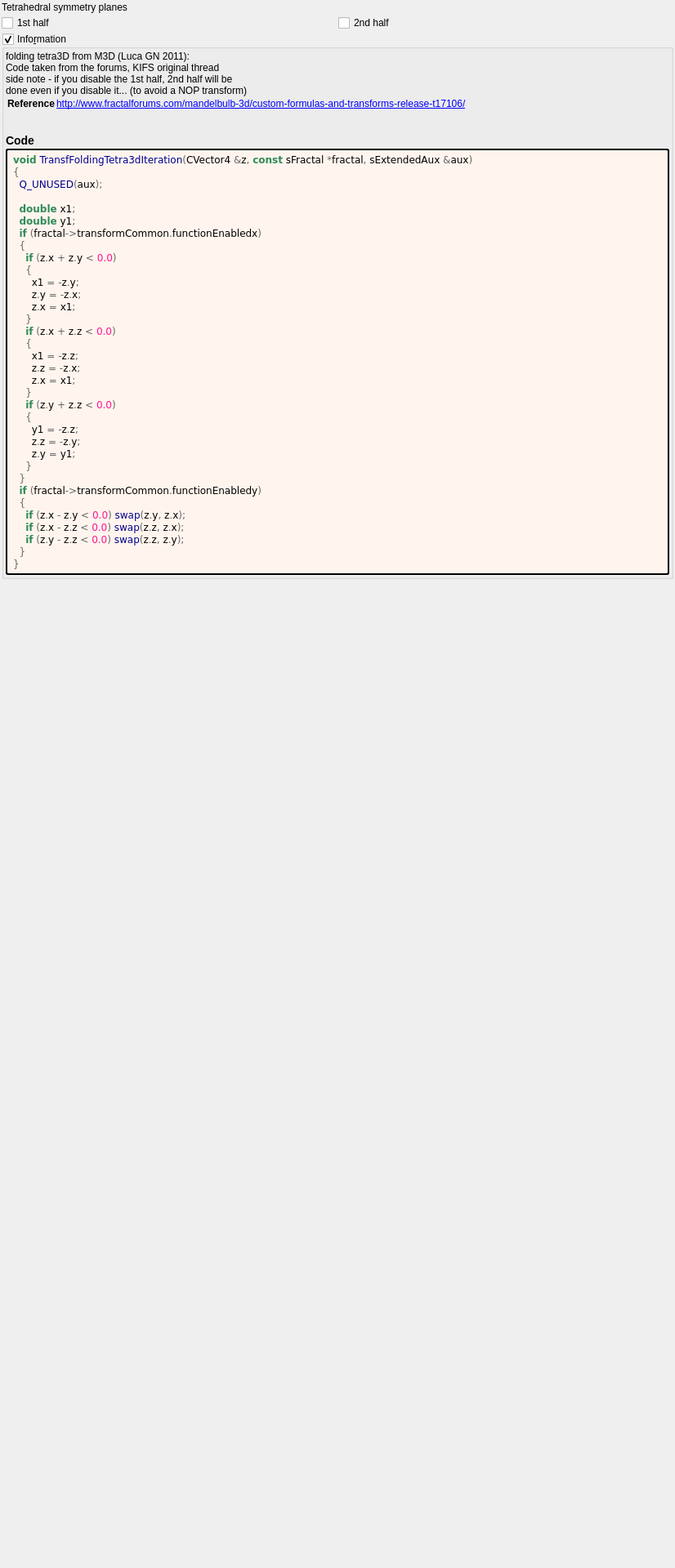
<?xml version="1.0" encoding="UTF-8"?>
<ui version="4.0">
 <class>transf_folding_tetra3d</class>
 <widget class="QWidget" name="Form">
  <property name="geometry">
   <rect>
    <x>0</x>
    <y>0</y>
    <width>826</width>
    <height>1920</height>
   </rect>
  </property>
  <property name="windowTitle">
   <string notr="true">transf_folding_tetra3d</string>
  </property>
  <layout class="QVBoxLayout" name="verticalLayout">
   <property name="spacing">
    <number>2</number>
   </property>
   <property name="leftMargin">
    <number>2</number>
   </property>
   <property name="topMargin">
    <number>2</number>
   </property>
   <property name="rightMargin">
    <number>2</number>
   </property>
   <property name="bottomMargin">
    <number>2</number>
   </property>
   <item>
    <widget class="QLabel" name="label">
     <property name="text">
      <string>Tetrahedral symmetry planes</string>
     </property>
    </widget>
   </item>
   <item>
    <layout class="QHBoxLayout" name="horizontalLayout_2">
     <item>
      <widget class="QCheckBox" name="checkBox_transf_function_enabledx">
       <property name="text">
        <string>1st half</string>
       </property>
      </widget>
     </item>
     <item>
      <widget class="QCheckBox" name="checkBox_transf_function_enabledy">
       <property name="text">
        <string>2nd half</string>
       </property>
      </widget>
     </item>
    </layout>
   </item>
   <item>
    <widget class="MyGroupBox" name="groupCheck_info">
     <property name="title">
      <string>Info&amp;rmation</string>
     </property>
     <property name="flat">
      <bool>false</bool>
     </property>
     <property name="checkable">
      <bool>true</bool>
     </property>
     <layout class="QVBoxLayout" name="verticalLayout_2">
      <property name="spacing">
       <number>2</number>
      </property>
      <property name="leftMargin">
       <number>2</number>
      </property>
      <property name="topMargin">
       <number>2</number>
      </property>
      <property name="rightMargin">
       <number>2</number>
      </property>
      <property name="bottomMargin">
       <number>2</number>
      </property>
      <item>
	   <widget class="QLabel" name="label_information_general">
	    <property name="text">
		 <string notr="true">&lt;p&gt;folding tetra3D from M3D (Luca GN 2011):&lt;br&gt;Code taken from the forums, KIFS original thread&lt;br&gt;side note - if you disable the 1st half, 2nd half will be&lt;br&gt;done even if you disable it... (to avoid a NOP transform)&lt;/p&gt;&lt;table&gt;
&lt;tr&gt;&lt;th&gt;Reference&lt;/th&gt;&lt;td&gt;&lt;a href=&quot;http://www.fractalforums.com/mandelbulb-3d/custom-formulas-and-transforms-release-t17106/&quot;&gt;http://www.fractalforums.com/mandelbulb-3d/custom-formulas-and-transforms-release-t17106/&lt;br&gt;
&lt;/td&gt;&lt;/tr&gt;
&lt;/table&gt;
&lt;h3&gt;Code&lt;/h3&gt;</string>
		</property>
		<property name="wordWrap">
		 <bool>true</bool>
		</property>
		<property name="openExternalLinks">
		 <bool>true</bool>
		</property>
		<property name="textInteractionFlags">
		 <set>Qt::LinksAccessibleByMouse|Qt::TextSelectableByMouse</set>
		</property>
		</widget>
	   </item>
	   <item>
	    <widget class="QLabel" name="label_code_content">
		 <property name="text">
		  <string notr="true">&lt;body style=&quot;background-color:#fff5ee&quot;&gt;
&lt;pre style=&quot;color:#000000; background-color:#fff5ee;  font-family:'Courier New',monospace;&quot;&gt;&lt;span style=&quot;color:#2e8b57; font-weight:bold&quot;&gt;void&lt;/span&gt; &lt;span style=&quot;color:#00008f&quot;&gt;TransfFoldingTetra3dIteration&lt;/span&gt;&lt;span style=&quot;color:#676767&quot;&gt;(&lt;/span&gt;CVector4 &lt;span style=&quot;color:#676767&quot;&gt;&amp;amp;&lt;/span&gt;z&lt;span style=&quot;color:#676767&quot;&gt;,&lt;/span&gt; &lt;span style=&quot;color:#2e8b57; font-weight:bold&quot;&gt;const&lt;/span&gt; sFractal &lt;span style=&quot;color:#676767&quot;&gt;*&lt;/span&gt;fractal&lt;span style=&quot;color:#676767&quot;&gt;,&lt;/span&gt; sExtendedAux &lt;span style=&quot;color:#676767&quot;&gt;&amp;amp;&lt;/span&gt;aux&lt;span style=&quot;color:#676767&quot;&gt;)&lt;/span&gt;
&lt;span style=&quot;color:#676767&quot;&gt;{&lt;/span&gt;
  &lt;span style=&quot;color:#00008f&quot;&gt;Q_UNUSED&lt;/span&gt;&lt;span style=&quot;color:#676767&quot;&gt;(&lt;/span&gt;aux&lt;span style=&quot;color:#676767&quot;&gt;);&lt;/span&gt;

  &lt;span style=&quot;color:#2e8b57; font-weight:bold&quot;&gt;double&lt;/span&gt; x1&lt;span style=&quot;color:#676767&quot;&gt;;&lt;/span&gt;
  &lt;span style=&quot;color:#2e8b57; font-weight:bold&quot;&gt;double&lt;/span&gt; y1&lt;span style=&quot;color:#676767&quot;&gt;;&lt;/span&gt;
  &lt;span style=&quot;color:#2e8b57; font-weight:bold&quot;&gt;if&lt;/span&gt; &lt;span style=&quot;color:#676767&quot;&gt;(&lt;/span&gt;fractal&lt;span style=&quot;color:#676767&quot;&gt;-&amp;gt;&lt;/span&gt;transformCommon&lt;span style=&quot;color:#676767&quot;&gt;.&lt;/span&gt;functionEnabledx&lt;span style=&quot;color:#676767&quot;&gt;)&lt;/span&gt;
  &lt;span style=&quot;color:#676767&quot;&gt;{&lt;/span&gt;
    &lt;span style=&quot;color:#2e8b57; font-weight:bold&quot;&gt;if&lt;/span&gt; &lt;span style=&quot;color:#676767&quot;&gt;(&lt;/span&gt;z&lt;span style=&quot;color:#676767&quot;&gt;.&lt;/span&gt;x &lt;span style=&quot;color:#676767&quot;&gt;+&lt;/span&gt; z&lt;span style=&quot;color:#676767&quot;&gt;.&lt;/span&gt;y &lt;span style=&quot;color:#676767&quot;&gt;&amp;lt;&lt;/span&gt; &lt;span style=&quot;color:#ff1493&quot;&gt;0.0&lt;/span&gt;&lt;span style=&quot;color:#676767&quot;&gt;)&lt;/span&gt;
    &lt;span style=&quot;color:#676767&quot;&gt;{&lt;/span&gt;
      x1 &lt;span style=&quot;color:#676767&quot;&gt;= -&lt;/span&gt;z&lt;span style=&quot;color:#676767&quot;&gt;.&lt;/span&gt;y&lt;span style=&quot;color:#676767&quot;&gt;;&lt;/span&gt;
      z&lt;span style=&quot;color:#676767&quot;&gt;.&lt;/span&gt;y &lt;span style=&quot;color:#676767&quot;&gt;= -&lt;/span&gt;z&lt;span style=&quot;color:#676767&quot;&gt;.&lt;/span&gt;x&lt;span style=&quot;color:#676767&quot;&gt;;&lt;/span&gt;
      z&lt;span style=&quot;color:#676767&quot;&gt;.&lt;/span&gt;x &lt;span style=&quot;color:#676767&quot;&gt;=&lt;/span&gt; x1&lt;span style=&quot;color:#676767&quot;&gt;;&lt;/span&gt;
    &lt;span style=&quot;color:#676767&quot;&gt;}&lt;/span&gt;
    &lt;span style=&quot;color:#2e8b57; font-weight:bold&quot;&gt;if&lt;/span&gt; &lt;span style=&quot;color:#676767&quot;&gt;(&lt;/span&gt;z&lt;span style=&quot;color:#676767&quot;&gt;.&lt;/span&gt;x &lt;span style=&quot;color:#676767&quot;&gt;+&lt;/span&gt; z&lt;span style=&quot;color:#676767&quot;&gt;.&lt;/span&gt;z &lt;span style=&quot;color:#676767&quot;&gt;&amp;lt;&lt;/span&gt; &lt;span style=&quot;color:#ff1493&quot;&gt;0.0&lt;/span&gt;&lt;span style=&quot;color:#676767&quot;&gt;)&lt;/span&gt;
    &lt;span style=&quot;color:#676767&quot;&gt;{&lt;/span&gt;
      x1 &lt;span style=&quot;color:#676767&quot;&gt;= -&lt;/span&gt;z&lt;span style=&quot;color:#676767&quot;&gt;.&lt;/span&gt;z&lt;span style=&quot;color:#676767&quot;&gt;;&lt;/span&gt;
      z&lt;span style=&quot;color:#676767&quot;&gt;.&lt;/span&gt;z &lt;span style=&quot;color:#676767&quot;&gt;= -&lt;/span&gt;z&lt;span style=&quot;color:#676767&quot;&gt;.&lt;/span&gt;x&lt;span style=&quot;color:#676767&quot;&gt;;&lt;/span&gt;
      z&lt;span style=&quot;color:#676767&quot;&gt;.&lt;/span&gt;x &lt;span style=&quot;color:#676767&quot;&gt;=&lt;/span&gt; x1&lt;span style=&quot;color:#676767&quot;&gt;;&lt;/span&gt;
    &lt;span style=&quot;color:#676767&quot;&gt;}&lt;/span&gt;
    &lt;span style=&quot;color:#2e8b57; font-weight:bold&quot;&gt;if&lt;/span&gt; &lt;span style=&quot;color:#676767&quot;&gt;(&lt;/span&gt;z&lt;span style=&quot;color:#676767&quot;&gt;.&lt;/span&gt;y &lt;span style=&quot;color:#676767&quot;&gt;+&lt;/span&gt; z&lt;span style=&quot;color:#676767&quot;&gt;.&lt;/span&gt;z &lt;span style=&quot;color:#676767&quot;&gt;&amp;lt;&lt;/span&gt; &lt;span style=&quot;color:#ff1493&quot;&gt;0.0&lt;/span&gt;&lt;span style=&quot;color:#676767&quot;&gt;)&lt;/span&gt;
    &lt;span style=&quot;color:#676767&quot;&gt;{&lt;/span&gt;
      y1 &lt;span style=&quot;color:#676767&quot;&gt;= -&lt;/span&gt;z&lt;span style=&quot;color:#676767&quot;&gt;.&lt;/span&gt;z&lt;span style=&quot;color:#676767&quot;&gt;;&lt;/span&gt;
      z&lt;span style=&quot;color:#676767&quot;&gt;.&lt;/span&gt;z &lt;span style=&quot;color:#676767&quot;&gt;= -&lt;/span&gt;z&lt;span style=&quot;color:#676767&quot;&gt;.&lt;/span&gt;y&lt;span style=&quot;color:#676767&quot;&gt;;&lt;/span&gt;
      z&lt;span style=&quot;color:#676767&quot;&gt;.&lt;/span&gt;y &lt;span style=&quot;color:#676767&quot;&gt;=&lt;/span&gt; y1&lt;span style=&quot;color:#676767&quot;&gt;;&lt;/span&gt;
    &lt;span style=&quot;color:#676767&quot;&gt;}&lt;/span&gt;
  &lt;span style=&quot;color:#676767&quot;&gt;}&lt;/span&gt;
  &lt;span style=&quot;color:#2e8b57; font-weight:bold&quot;&gt;if&lt;/span&gt; &lt;span style=&quot;color:#676767&quot;&gt;(&lt;/span&gt;fractal&lt;span style=&quot;color:#676767&quot;&gt;-&amp;gt;&lt;/span&gt;transformCommon&lt;span style=&quot;color:#676767&quot;&gt;.&lt;/span&gt;functionEnabledy&lt;span style=&quot;color:#676767&quot;&gt;)&lt;/span&gt;
  &lt;span style=&quot;color:#676767&quot;&gt;{&lt;/span&gt;
    &lt;span style=&quot;color:#2e8b57; font-weight:bold&quot;&gt;if&lt;/span&gt; &lt;span style=&quot;color:#676767&quot;&gt;(&lt;/span&gt;z&lt;span style=&quot;color:#676767&quot;&gt;.&lt;/span&gt;x &lt;span style=&quot;color:#676767&quot;&gt;-&lt;/span&gt; z&lt;span style=&quot;color:#676767&quot;&gt;.&lt;/span&gt;y &lt;span style=&quot;color:#676767&quot;&gt;&amp;lt;&lt;/span&gt; &lt;span style=&quot;color:#ff1493&quot;&gt;0.0&lt;/span&gt;&lt;span style=&quot;color:#676767&quot;&gt;)&lt;/span&gt; &lt;span style=&quot;color:#00008f&quot;&gt;swap&lt;/span&gt;&lt;span style=&quot;color:#676767&quot;&gt;(&lt;/span&gt;z&lt;span style=&quot;color:#676767&quot;&gt;.&lt;/span&gt;y&lt;span style=&quot;color:#676767&quot;&gt;,&lt;/span&gt; z&lt;span style=&quot;color:#676767&quot;&gt;.&lt;/span&gt;x&lt;span style=&quot;color:#676767&quot;&gt;);&lt;/span&gt;
    &lt;span style=&quot;color:#2e8b57; font-weight:bold&quot;&gt;if&lt;/span&gt; &lt;span style=&quot;color:#676767&quot;&gt;(&lt;/span&gt;z&lt;span style=&quot;color:#676767&quot;&gt;.&lt;/span&gt;x &lt;span style=&quot;color:#676767&quot;&gt;-&lt;/span&gt; z&lt;span style=&quot;color:#676767&quot;&gt;.&lt;/span&gt;z &lt;span style=&quot;color:#676767&quot;&gt;&amp;lt;&lt;/span&gt; &lt;span style=&quot;color:#ff1493&quot;&gt;0.0&lt;/span&gt;&lt;span style=&quot;color:#676767&quot;&gt;)&lt;/span&gt; &lt;span style=&quot;color:#00008f&quot;&gt;swap&lt;/span&gt;&lt;span style=&quot;color:#676767&quot;&gt;(&lt;/span&gt;z&lt;span style=&quot;color:#676767&quot;&gt;.&lt;/span&gt;z&lt;span style=&quot;color:#676767&quot;&gt;,&lt;/span&gt; z&lt;span style=&quot;color:#676767&quot;&gt;.&lt;/span&gt;x&lt;span style=&quot;color:#676767&quot;&gt;);&lt;/span&gt;
    &lt;span style=&quot;color:#2e8b57; font-weight:bold&quot;&gt;if&lt;/span&gt; &lt;span style=&quot;color:#676767&quot;&gt;(&lt;/span&gt;z&lt;span style=&quot;color:#676767&quot;&gt;.&lt;/span&gt;y &lt;span style=&quot;color:#676767&quot;&gt;-&lt;/span&gt; z&lt;span style=&quot;color:#676767&quot;&gt;.&lt;/span&gt;z &lt;span style=&quot;color:#676767&quot;&gt;&amp;lt;&lt;/span&gt; &lt;span style=&quot;color:#ff1493&quot;&gt;0.0&lt;/span&gt;&lt;span style=&quot;color:#676767&quot;&gt;)&lt;/span&gt; &lt;span style=&quot;color:#00008f&quot;&gt;swap&lt;/span&gt;&lt;span style=&quot;color:#676767&quot;&gt;(&lt;/span&gt;z&lt;span style=&quot;color:#676767&quot;&gt;.&lt;/span&gt;z&lt;span style=&quot;color:#676767&quot;&gt;,&lt;/span&gt; z&lt;span style=&quot;color:#676767&quot;&gt;.&lt;/span&gt;y&lt;span style=&quot;color:#676767&quot;&gt;);&lt;/span&gt;
  &lt;span style=&quot;color:#676767&quot;&gt;}&lt;/span&gt;
&lt;span style=&quot;color:#676767&quot;&gt;}&lt;/span&gt;
&lt;/pre&gt;
&lt;/body&gt;</string>
		 </property>
		 <property name="wordWrap">
		  <bool>true</bool>
		 </property>
		 <property name="openExternalLinks">
		  <bool>true</bool>
		 </property>
		 <property name="textInteractionFlags">
		  <set>Qt::LinksAccessibleByMouse|Qt::TextSelectableByMouse</set>
		 </property>
		 <property name="styleSheet">
		  <string notr="true">border-style: outset; border-width: 2px; border-radius: 3px; border-color: black; background-color: #fff5ee; padding: 4px;</string>
		  </property>
		 </widget>
		</item>
	   </layout>
    </widget>
   </item>
   <item>
    <spacer name="verticalSpacer_2">
     <property name="orientation">
      <enum>Qt::Vertical</enum>
     </property>
     <property name="sizeHint" stdset="0">
      <size>
       <width>20</width>
       <height>40</height>
      </size>
     </property>
    </spacer>
   </item>
  </layout>
 </widget>
 <customwidgets>
  <customwidget>
   <class>MyGroupBox</class>
   <extends>QGroupBox</extends>
   <header>my_group_box.h</header>
   <container>1</container>
  </customwidget>
 </customwidgets>
 <tabstops>
  <tabstop>checkBox_transf_function_enabledx</tabstop>
  <tabstop>checkBox_transf_function_enabledy</tabstop>
  <tabstop>groupCheck_info</tabstop>
 </tabstops>
 <resources/>
 <connections/>
</ui>
